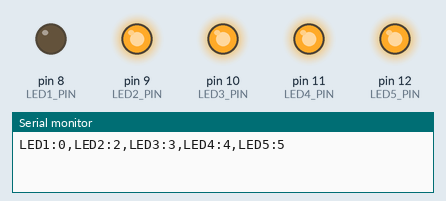
Recording of a sketch running on a simulated Arduino Uno, built with avr-gcc and run on an emulated ATmega328P. Parts: output pins drawn as LEDs (lit = HIGH), the last lines printed to the serial monitor.

Above: at 0.05 s.
At 0.35 s:
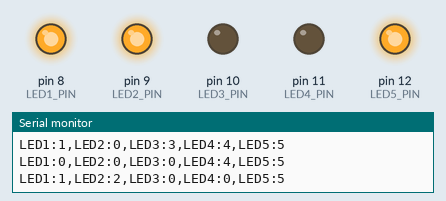
At 0.75 s:
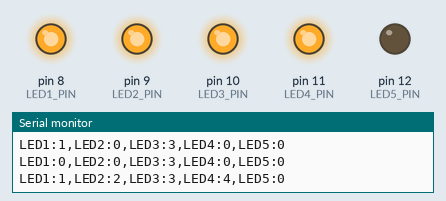
At 1.45 s:
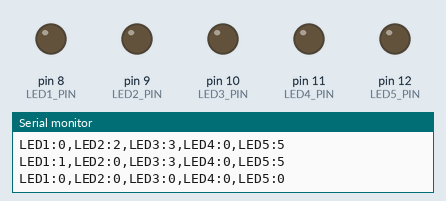
At 2.15 s:
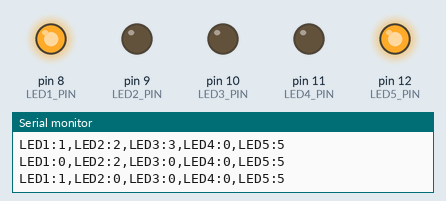
At 2.95 s:
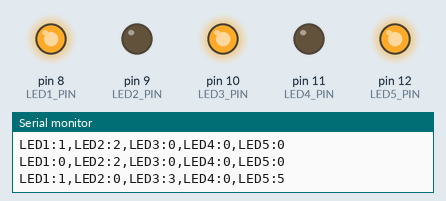
Timing chart, 0 to 3.2 s (numbered marks = the images above):
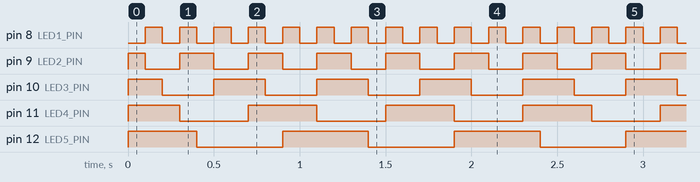

Measured:
- by itself, pin 8 (LED1_PIN): alternates HIGH for 0.10 s and LOW for 0.10 s
- by itself, pin 9 (LED2_PIN): alternates HIGH for 0.20 s and LOW for 0.20 s
- by itself, pin 10 (LED3_PIN): alternates HIGH for 0.30 s and LOW for 0.30 s
- by itself, pin 11 (LED4_PIN): alternates HIGH for 0.40 s and LOW for 0.40 s
- by itself, pin 12 (LED5_PIN): alternates HIGH for 0.50 s and LOW for 0.50 s

The sketch:

LedCascade.ino
```cpp
#define F_CPU 16000000UL

#define SERIAL_BAUD 115200
#define PLOT_ENABLED true

#define LED1_PIN PB0
#define LED2_PIN PB1
#define LED3_PIN PB2
#define LED4_PIN PB3
#define LED5_PIN PB4

#define TIMER1_PRESCALER 256
#define BASE_INTERVAL_MS 100

#define OCR1A_VALUE 6249
#define LED1_PERIOD 1
#define LED2_PERIOD 2
#define LED3_PERIOD 3
#define LED4_PERIOD 4
#define LED5_PERIOD 5

volatile uint8_t counter1 = 0;
volatile uint8_t counter2 = 0;
volatile uint8_t counter3 = 0;
volatile uint8_t counter4 = 0;
volatile uint8_t counter5 = 0;

volatile bool send_plot_data = false;

void timer1_init() {
  cli();

  TCCR1A = 0;
  TCCR1B = 0;
  TCNT1 = 0;

  TCCR1B |= (1 << WGM12);

  TCCR1B |= (1 << CS12);

  OCR1A = OCR1A_VALUE;

  TIMSK1 |= (1 << OCIE1A);

  sei();
}

void ports_init() {
  DDRB |= (1 << LED1_PIN) | (1 << LED2_PIN) | (1 << LED3_PIN) |
          (1 << LED4_PIN) | (1 << LED5_PIN);

  PORTB |= (1 << LED1_PIN) | (1 << LED2_PIN) | (1 << LED3_PIN) |
           (1 << LED4_PIN) | (1 << LED5_PIN);
}

ISR(TIMER1_COMPA_vect) {
  counter1++;
  counter2++;
  counter3++;
  counter4++;
  counter5++;

  if (counter1 >= LED1_PERIOD) {
    PORTB ^= (1 << LED1_PIN);
    counter1 = 0;
  }

  if (counter2 >= LED2_PERIOD) {
    PORTB ^= (1 << LED2_PIN);
    counter2 = 0;
  }

  if (counter3 >= LED3_PERIOD) {
    PORTB ^= (1 << LED3_PIN);
    counter3 = 0;
  }

  if (counter4 >= LED4_PERIOD) {
    PORTB ^= (1 << LED4_PIN);
    counter4 = 0;
  }

  if (counter5 >= LED5_PERIOD) {
    PORTB ^= (1 << LED5_PIN);
    counter5 = 0;
  }
  send_plot_data = true;
}

void setup() {
  if (PLOT_ENABLED) {
    Serial.begin(SERIAL_BAUD);
    while (!Serial) {
      ;
    }
  }
  ports_init();
  timer1_init();
}

void loop() {
  if (PLOT_ENABLED && send_plot_data) {
    send_plot_data = false;

    uint8_t led1_state = (PORTB & (1 << LED1_PIN)) ? 1 : 0;
    uint8_t led2_state = (PORTB & (1 << LED2_PIN)) ? 2 : 0;
    uint8_t led3_state = (PORTB & (1 << LED3_PIN)) ? 3 : 0;
    uint8_t led4_state = (PORTB & (1 << LED4_PIN)) ? 4 : 0;
    uint8_t led5_state = (PORTB & (1 << LED5_PIN)) ? 5 : 0;

    Serial.print("LED1:");
    Serial.print(led1_state);
    Serial.print(",LED2:");
    Serial.print(led2_state);
    Serial.print(",LED3:");
    Serial.print(led3_state);
    Serial.print(",LED4:");
    Serial.print(led4_state);
    Serial.print(",LED5:");
    Serial.println(led5_state);
  }
}
```
